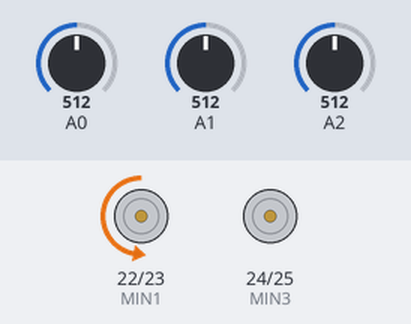
The sketch below on a simulated Arduino Mega 2560, built with avr-gcc and run on an emulated ATmega2560. Parts: motor-driver pin pairs drawn as motors (green arrow = first pin HIGH = forward, orange = second pin HIGH = backward, longer = more drive, scaled by the enable pin). The test bench sets the inputs (shaded band); at power-on: A0 = 512, A1 = 512, A2 = 512.

Above: at 1.2 s.
1.3 s: A0 set to 716
At 1.6 s:
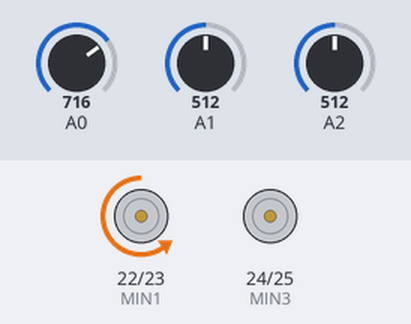
2.8 s: A1 set to 716
At 4.0 s:
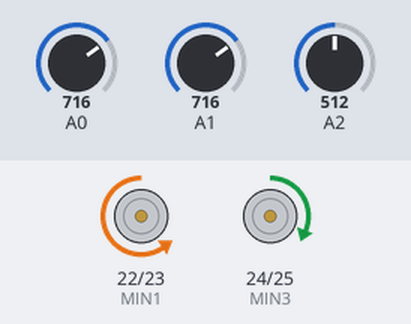
4.3 s: A2 set to 716
At 5.1 s:
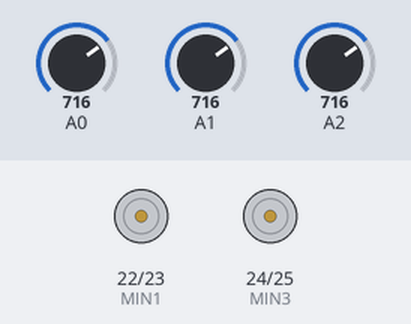
5.8 s: A2 set to 511
At 6.3 s:
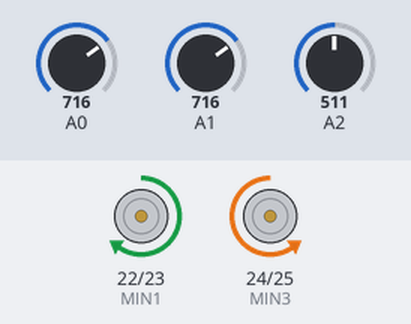
7.3 s: A0 set to 900
At 8.5 s:
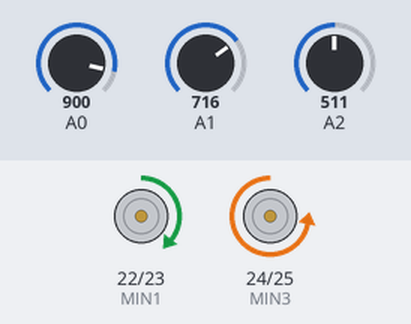
8.8 s: A1 set to 900
At 9.7 s:
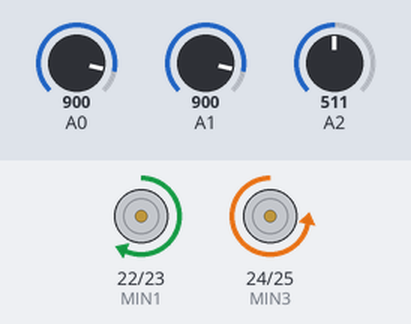
Timing chart, 0 to 11.3 s (numbered marks = the images above; inputs shaded):
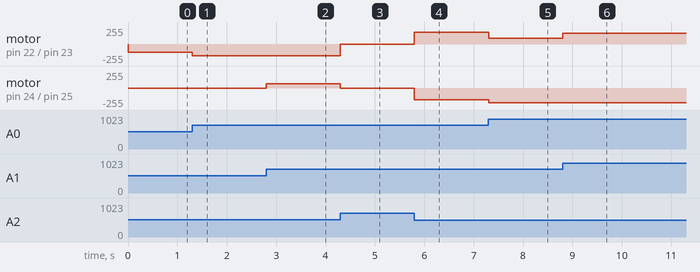

Measured:
- after the input at 1.3 s, motor on pin 22 (MIN1) / pin 23 (MIN2): backward 127/255 → backward 175/255 at once
- after the input at 2.8 s, motor on pin 24 (MIN3) / pin 25 (MIN4): stopped → forward 66/255 at once
- after the input at 4.3 s, motor on pin 22 (MIN1) / pin 23 (MIN2): backward 175/255 → stopped at once; motor on pin 24 (MIN3) / pin 25 (MIN4): forward 66/255 → stopped at once
- after the input at 5.8 s, motor on pin 22 (MIN1) / pin 23 (MIN2): stopped → forward 175/255 at once; motor on pin 24 (MIN3) / pin 25 (MIN4): stopped → backward 175/255 at once
- after the input at 7.3 s, motor on pin 22 (MIN1) / pin 23 (MIN2): forward 175/255 → forward 83/255 at once; motor on pin 24 (MIN3) / pin 25 (MIN4): backward 175/255 → backward 221/255 at once
- after the input at 8.8 s, motor on pin 22 (MIN1) / pin 23 (MIN2): forward 83/255 → forward 163/255 at once

The sketch:

Easy_Driving_Mode.ino
```cpp
#define MENA 3
#define MENB 4
#define MIN1 22
#define MIN2 23
#define MIN3 24
#define MIN4 25

void Motion(byte Direction , byte MSpeed = 0 , byte RSpeed = 0);

void setup() {
  pinMode(MENA, OUTPUT);
  digitalWrite(MENA, LOW);
  pinMode(MENB, OUTPUT);
  digitalWrite(MENB, LOW);
  pinMode(MIN1, OUTPUT);
  digitalWrite(MIN1, LOW);
  pinMode(MIN2, OUTPUT);
  digitalWrite(MIN2, LOW);
  pinMode(MIN3, OUTPUT);
  digitalWrite(MIN3, LOW);
  pinMode(MIN4, OUTPUT);
  digitalWrite(MIN4, LOW);


}


void loop() {

  float LinearSpeed = analogRead(A0);
  LinearSpeed = (LinearSpeed * 100) / 1023;
  float RotationSpeed = analogRead(A1);
  RotationSpeed = (RotationSpeed * 100) / 1023;
  float D = analogRead(A2);
  D = (D * 100) / 1023;
  if ( D <= 10) {
    Motion(0 , LinearSpeed, RotationSpeed);

  } else if ( D <= 20) {
    Motion(1 , LinearSpeed, RotationSpeed);

  } else if ( D <= 30) {
    Motion(2 , LinearSpeed, RotationSpeed);

  } else if ( D <= 40) {
    Motion(3 , LinearSpeed, RotationSpeed);

  } else if ( D <= 50) {
    Motion(4 , LinearSpeed, RotationSpeed);

  } else if ( D <= 60) {
    Motion(5 , LinearSpeed, RotationSpeed);

  } else if ( D <= 70) {
    Motion(6);
  }
}

void Motion(byte Direction , byte MSpeed = 0 , byte RSpeed = 0) {
  // Direction = 0 ----> Linear Motion Forward
  // Direction = 1 ----> Linear Motion Backward
  // Direction = 2 ----> Forward  Right Rotating
  // Direction = 3 ----> Forward  Left  Rotating
  // Direction = 4 ----> Backward Right Rotating
  // Direction = 5 ----> Backward Left  Rotating
  // Direction = 6 ----> Stop

  // MSpeed : Motion Speed    ----> 1 : 100
  // RSpeed : Rotation Speed  ----> 1 : 100

  // RSpeed = 50   ----> Side Stop
  // RSpeed = 100  ----> Side reverse

  byte PMWLV ;
  byte PMWRV ;
  if (MSpeed >= 0 && MSpeed <= 100) {
    PMWLV = ((MSpeed * 255 ) / 100);
  } else {
    PMWLV = 0;
  }
  switch (Direction) {
    case 0: {
        digitalWrite(MIN1, HIGH);
        digitalWrite(MIN2, LOW);
        digitalWrite(MIN3, HIGH);
        digitalWrite(MIN4, LOW);
        analogWrite(MENA , PMWLV);
        analogWrite(MENB , PMWLV);
        break;
      }
    case 1: {
        digitalWrite(MIN1, LOW);
        digitalWrite(MIN2, HIGH);
        digitalWrite(MIN3, LOW);
        digitalWrite(MIN4, HIGH);
        analogWrite(MENA , PMWLV);
        analogWrite(MENB , PMWLV);
        break;
      }
    case 2: {
        if ( RSpeed >= 0 && RSpeed <= 50) {
          PMWRV = 100 - (RSpeed * 2);
          PMWRV = (PMWRV * PMWLV ) / 100;
          digitalWrite(MIN1, HIGH);
          digitalWrite(MIN2, LOW);
          digitalWrite(MIN3, HIGH);
          digitalWrite(MIN4, LOW);
          analogWrite(MENA , PMWRV);
          analogWrite(MENB , PMWLV);
        } else if (RSpeed > 50 && RSpeed <= 100) {
          PMWRV = (RSpeed * 2) - 100;
          PMWRV = (PMWRV * PMWLV ) / 100;
          digitalWrite(MIN1, LOW);
          digitalWrite(MIN2, HIGH);
          digitalWrite(MIN3, HIGH);
          digitalWrite(MIN4, LOW);
          analogWrite(MENA , PMWRV);
          analogWrite(MENB , PMWLV);
        } else {
          digitalWrite(MIN1, HIGH);
          digitalWrite(MIN2, LOW);
          digitalWrite(MIN3, HIGH);
          digitalWrite(MIN4, LOW);
          analogWrite(MENA , PMWLV);
          analogWrite(MENB , PMWLV);
        }
        break;
      }
    case 3: {
        if ( RSpeed >= 0 && RSpeed <= 50) {
          PMWRV = 100 - (RSpeed * 2);
          PMWRV = (PMWRV * PMWLV ) / 100;
          digitalWrite(MIN1, HIGH);
          digitalWrite(MIN2, LOW);
          digitalWrite(MIN3, HIGH);
          digitalWrite(MIN4, LOW);
          analogWrite(MENA , PMWLV);
          analogWrite(MENB , PMWRV);
        } else if (RSpeed > 50 && RSpeed <= 100) {
          PMWRV = (RSpeed * 2) - 100;
          PMWRV = (PMWRV * PMWLV ) / 100;
          digitalWrite(MIN1, HIGH);
          digitalWrite(MIN2, LOW);
          digitalWrite(MIN3, LOW);
          digitalWrite(MIN4, HIGH);
          analogWrite(MENA , PMWLV);
          analogWrite(MENB , PMWRV);
        } else {
          digitalWrite(MIN1, HIGH);
          digitalWrite(MIN2, LOW);
          digitalWrite(MIN3, HIGH);
          digitalWrite(MIN4, LOW);
          analogWrite(MENA , PMWLV);
          analogWrite(MENB , PMWLV);
        }
        break;
      }
    case 4: {
        if ( RSpeed >= 0 && RSpeed <= 50) {
          PMWRV = 100 - (RSpeed * 2);
          PMWRV = (PMWRV * PMWLV ) / 100;
          digitalWrite(MIN1, LOW);
          digitalWrite(MIN2, HIGH);
          digitalWrite(MIN3, LOW);
          digitalWrite(MIN4, HIGH);
          analogWrite(MENA , PMWRV);
          analogWrite(MENB , PMWLV);
        } else if (RSpeed > 50 && RSpeed <= 100) {
          PMWRV = (RSpeed * 2) - 100;
          PMWRV = (PMWRV * PMWLV ) / 100;
          digitalWrite(MIN1, HIGH);
          digitalWrite(MIN2, LOW);
          digitalWrite(MIN3, LOW);
          digitalWrite(MIN4, HIGH);
          analogWrite(MENA , PMWRV);
          analogWrite(MENB , PMWLV);
        } else {
          digitalWrite(MIN1, LOW);
          digitalWrite(MIN2, HIGH);
          digitalWrite(MIN3, LOW);
          digitalWrite(MIN4, HIGH);
          analogWrite(MENA , PMWLV);
          analogWrite(MENB , PMWLV);
        }

        break;
      }
    case 5: {
        if ( RSpeed >= 0 && RSpeed <= 50) {
          PMWRV = 100 - (RSpeed * 2);
          PMWRV = (PMWRV * PMWLV ) / 100;
          digitalWrite(MIN1, LOW);
          digitalWrite(MIN2, HIGH);
          digitalWrite(MIN3, LOW);
          digitalWrite(MIN4, HIGH);
          analogWrite(MENA , PMWLV);
          analogWrite(MENB , PMWRV);
        } else if (RSpeed > 50 && RSpeed <= 100) {
          PMWRV = (RSpeed * 2) - 100;
          PMWRV = (PMWRV * PMWLV ) / 100;
          digitalWrite(MIN1, LOW);
          digitalWrite(MIN2, HIGH);
          digitalWrite(MIN3, HIGH);
          digitalWrite(MIN4, LOW);
          analogWrite(MENA , PMWLV);
          analogWrite(MENB , PMWRV);
        } else {
          digitalWrite(MIN1, LOW);
          digitalWrite(MIN2, HIGH);
          digitalWrite(MIN3, LOW);
          digitalWrite(MIN4, HIGH);
          analogWrite(MENA , PMWLV);
          analogWrite(MENB , PMWLV);
        }

        break;
      }
    case 6: {
        digitalWrite(2, LOW);
        digitalWrite(3, LOW);
        digitalWrite(MIN1, LOW);
        digitalWrite(MIN2, LOW);
        digitalWrite(MIN3, LOW);
        digitalWrite(MIN4, LOW);
        break;
      }
    default: {
        digitalWrite(2, LOW);
        digitalWrite(3, LOW);
        digitalWrite(MIN1, LOW);
        digitalWrite(MIN2, LOW);
        digitalWrite(MIN3, LOW);
        digitalWrite(MIN4, LOW);
        break;
      }
  }
}
```
